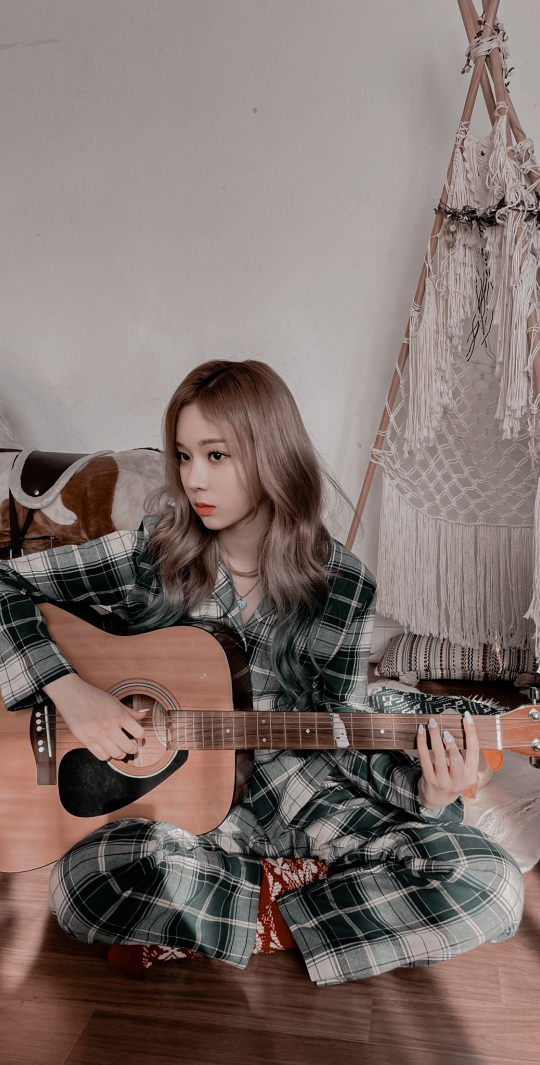
#> input picture activity#2/Image2.jpg, 1080 x 2130 px (shown at 1/2 size)
$ jupyter execute Activity2.ipynb   (shell and % lines are left out)
#> lines starting #> are read from the running program, lines starting #| are printed output that depends on the picture; after the words box and inside, x2 and y2 are one past the last pixel; in counts of white or black regions, pixels touching at a corner belong together
[cell 1]
import cv2
import numpy as np
import math
import matplotlib.image as mpimg

from matplotlib import pyplot as plt

[cell 2]
#Lab 2.1
img = cv2.imread('Image2.jpg')
#> img is the input picture: shape (2130, 1080, 3); mean B, G, R 108.7, 113.2, 127.7
img_rgb = cv2.cvtColor(img,cv2.COLOR_BGR2RGB)
# cv2.imwrite('Image_RGB.jpg', img_rgb)
img_hsv = cv2.cvtColor(img,cv2.COLOR_BGR2HSV)
#> img_hsv: shape (2130, 1080, 3); mean H, S, V 16.9, 55.4, 128.3
# cv2.imwrite('Image_HSV.jpg', img_hsv)
img_hls = cv2.cvtColor(img,cv2.COLOR_BGR2HLS)
#> img_hls: shape (2130, 1080, 3); mean of channels 0, 1, 2 16.9, 118.3, 42.2
# cv2.imwrite('Image_HLS.jpg', img_hls)
img_ycrcb = cv2.cvtColor(img,cv2.COLOR_BGR2YCR_CB)
#> img_ycrcb: shape (2130, 1080, 3); mean of channels 0, 1, 2 117, 135.6, 123.4
# [12 lines of commented-out code are left out]

r = img_rgb[:,:,0]
g = img_rgb[:,:,1]
b = img_rgb[:,:,2]
hsv_h = img_hsv[:,:,0]
hsv_s = img_hsv[:,:,1]
hsv_v = img_hsv[:,:,2]
hls_h = img_hls[:,:,0]
hls_l = img_hls[:,:,1]
hls_s = img_hls[:,:,2]
y = img_ycrcb[:,:,0]
cr = img_ycrcb[:,:,1]
cb = img_ycrcb[:,:,2]
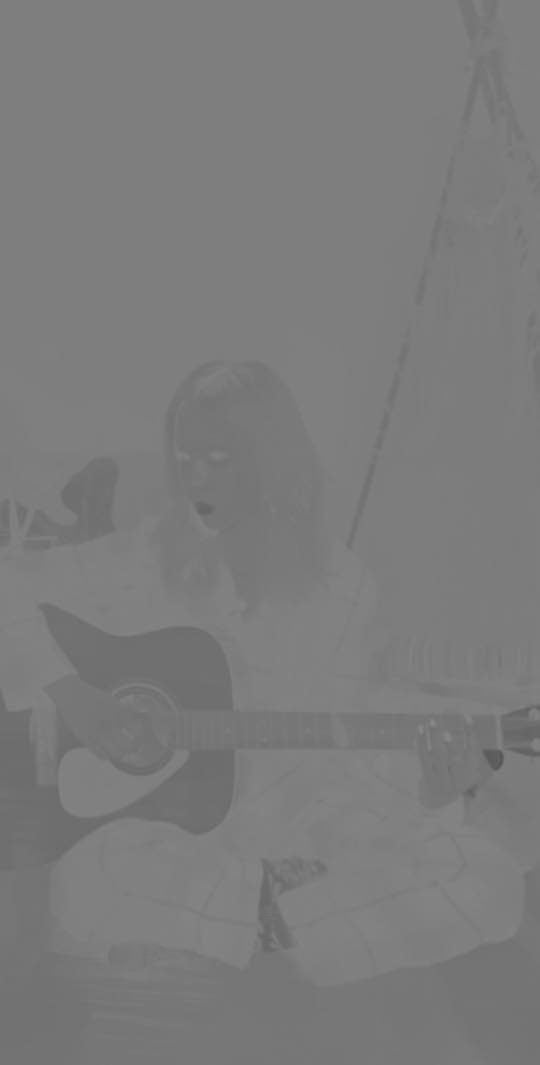
#> cb: shape (2130, 1080) (shown at 1/2 size); min 84, max 138, mean 123.4

show = [ img_rgb, r, g,b,img_hsv,hsv_h,hsv_s,hsv_v,img_hls,hls_h,hls_l,hls_s,img_ycrcb,y,cr,cb]
showtext = ["RGB","R","G","B","HSV","H","S","V","HLS","H","L","S","YCrCb","Y","Cr","Cb"]
# [5 lines of commented-out code are left out]

fig = plt.figure(3)
for i in range(0,4):
  plt.subplot(1,4,i+1)
  plt.title(showtext[i])
  plt.imshow(show[i],cmap = 'gray')
plt.tight_layout()

fig = plt.figure(4)
for i in range(0,4):
  plt.subplot(1,4,i+1)
  plt.title(showtext[i+4])
  plt.imshow(show[i+4],cmap = 'gray')
plt.tight_layout()

fig = plt.figure(5)
for i in range(0,4):
  plt.subplot(1,4,i+1)
  plt.title(showtext[i+8])
  plt.imshow(show[i+8],cmap = 'gray')
plt.tight_layout()

fig = plt.figure(6)
for i in range(0,4):
  plt.subplot(1,4,i+1)
  plt.title(showtext[i+12])
  plt.imshow(show[i+12],cmap = 'gray')
plt.tight_layout()

[cell 3]
#Lab 2.2
src1 = cv2.imread('ImageBlend1.jpg')
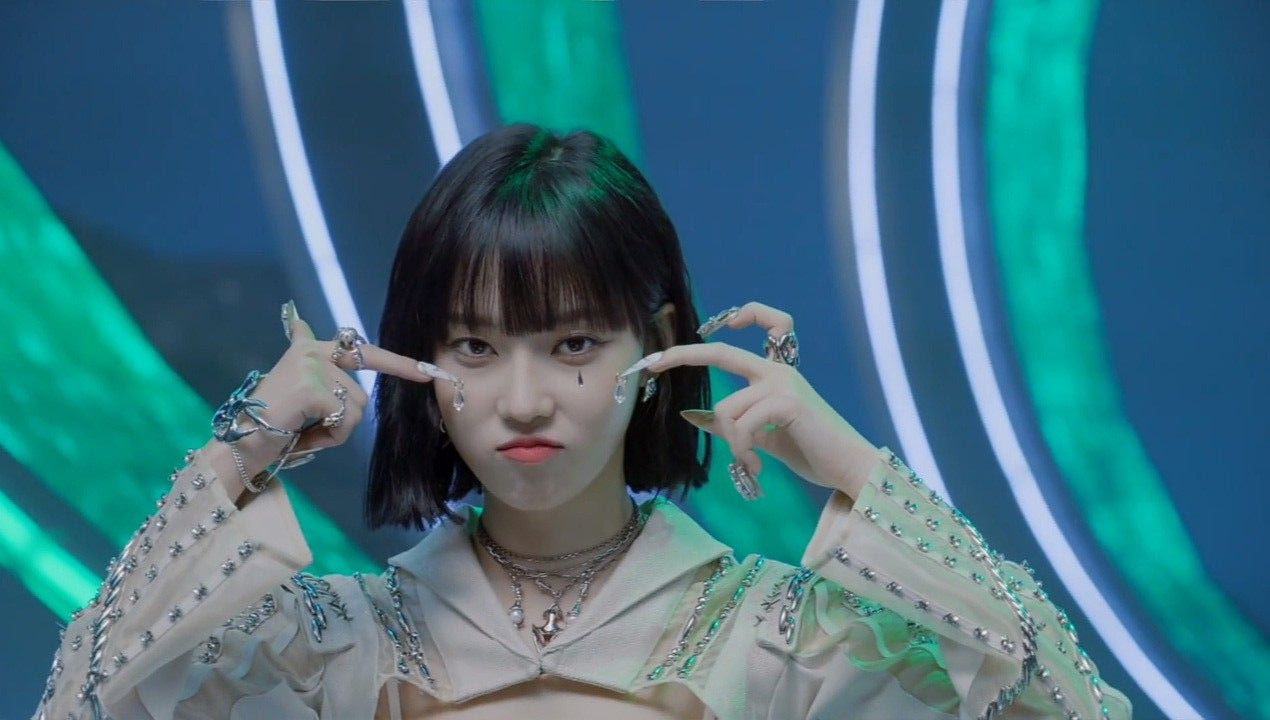
#> input picture activity#2/ImageBlend1.jpg, 1270 x 720 px
#> src1 is the input picture: shape (720, 1270, 3); mean B, G, R 126.8, 111.8, 63.5
src2 = cv2.imread('ImageBlend2.jpg')
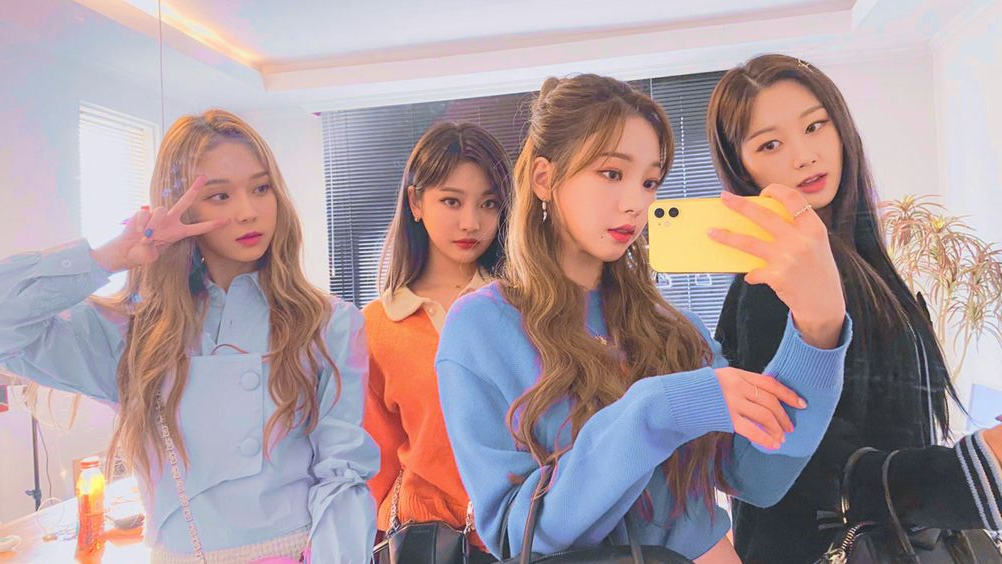
#> input picture activity#2/ImageBlend2.jpg, 1002 x 564 px
#> src2 is the input picture: shape (564, 1002, 3); mean B, G, R 156.6, 152.6, 171

h = src1.shape[0]
#> h = 720
w = src1.shape[1]
#> w = 1270
size = (w,h)
#> size = (1270, 720)
fps = 15

[cell 4]
#resize and crop
#height and width src1 **must** more than src2
src1 = cv2.imread('ImageBlend1.jpg')
src2 = cv2.imread('ImageBlend2.jpg')
scale = (src1.shape[0]/src2.shape[0]*100) # % new scale ImageBlend2
#> scale = 127.7
dsize = (int(src2.shape[1]*scale/100), int(src2.shape[0]*scale/100))
#> dsize = (1279, 720)
img_resize = cv2.resize(src2, dsize, interpolation = cv2.INTER_AREA)
src2 = img_resize[ 0:src1.shape[0], 0:src1.shape[1]]
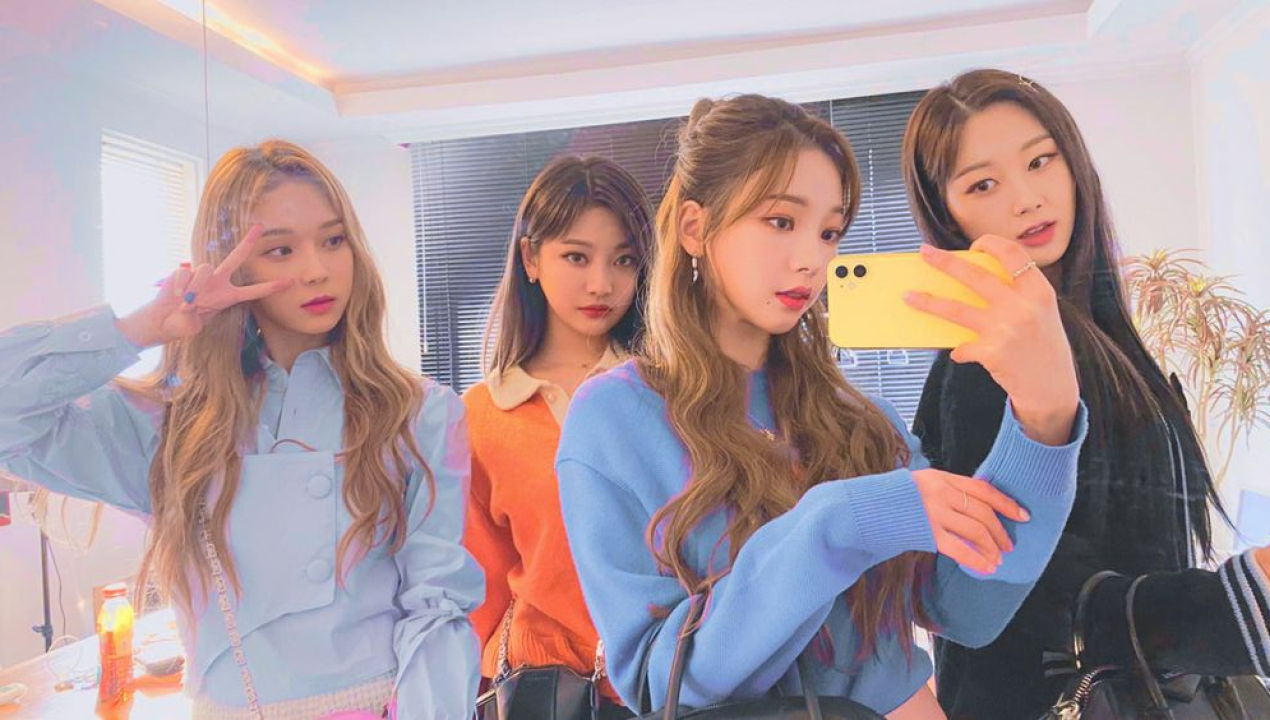
#> src2: shape (720, 1270, 3); mean B, G, R 156.3, 152.2, 170.7
print("ImageBlend1 : ",src1.shape)
#| ImageBlend1 :  (720, 1270, 3)
print("ImageBlend3 : ",src2.shape)
#| ImageBlend3 :  (720, 1270, 3)
cv2.imwrite('ImageBlend3.jpg',src2)
#> Out = True

[cell 5]
img_array = []

for  i in np.arange(0.0, 1.0, 0.01):
   W1 = i
   W2 = 1.0 - W1
   dst = cv2.addWeighted(src1, W1, src2, W2, 0.0)
   img_array.append(dst)
#> after the loop, img_array = 100 items

for  i in np.arange(1.0, 0.0, -0.01):
   W1 = i
   W2 = 1.0 - W1
   dst = cv2.addWeighted(src1, W1, src2, W2, 0.0)
   img_array.append(dst)
#> after the loop, img_array = 200 items

[cell 6]
out = cv2.VideoWriter('activity2.mp4',cv2.VideoWriter_fourcc(*'mp4v'), fps, size)

for i in range(len(img_array)):
     out.write(img_array[i])
out.release()

[cell 7]
# cap = cv2.VideoCapture('activity2.mp4')
# # Read until video is completed
# while (cap.isOpened()):
#     # Capture frame-by-frame
#     ret, frame = cap.read()
#     if ret == True:
#       #GRAY MODE
#         # gray = cv2.cvtColor(frame,cv2.COLOR_BGR2GRAY)
#         # Display the resulting frame
#         # cv2.imshow('Frame', gray)
#       #NORMAL MODE
#         # Display the resulting frame
#         cv2.imshow('Frame', frame)
#         if cv2.waitKey(25) & 0xFF == ord('q'):
#             break
#     else:
#         break
# # release video capture
# cap.release()

[cell 8]
#Lab 2.3

x = np.zeros(img.shape[:2], dtype="uint8")
#image, start_point, end_point, color, thickness
cv2.rectangle(x, (250, 600), (800, 1300), 255, -1)
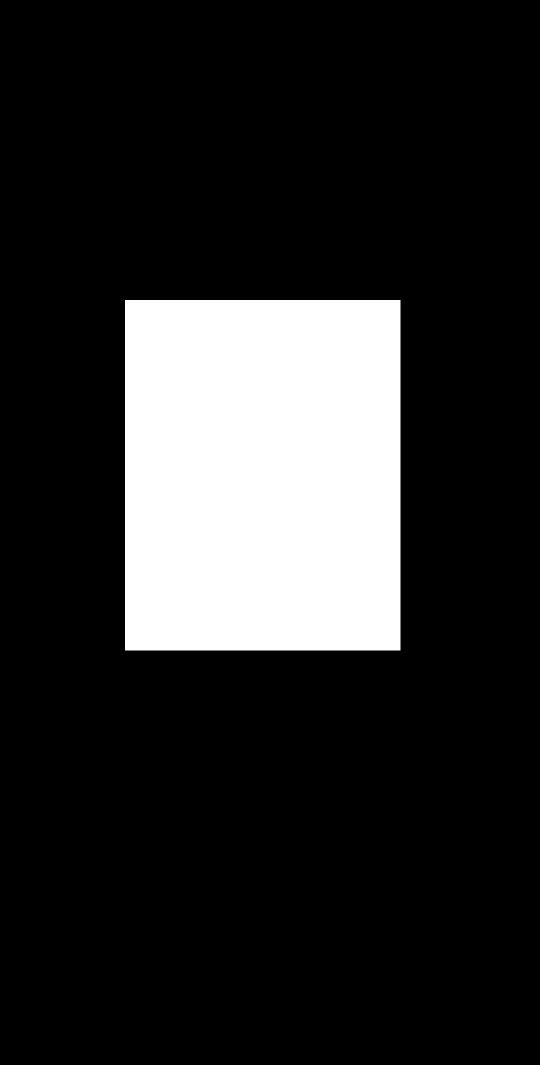
#> x: shape (2130, 1080) (shown at 1/2 size); 16.8% white; 1 white region, box (x1, y1, x2, y2) and area: (250, 600, 801, 1301) 386251
masked = cv2.bitwise_and(img, img, mask=x)
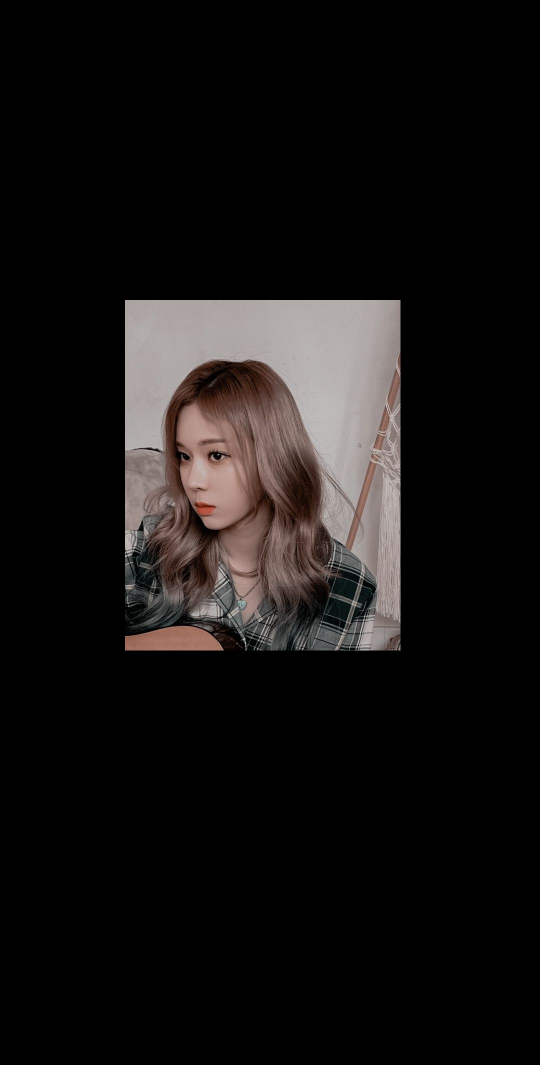
#> masked: shape (2130, 1080, 3) (shown at 1/2 size); mean B, G, R 18.3, 19.1, 21.4

#Change to RGB for show
x = cv2.cvtColor(x,cv2.COLOR_BAYER_BG2RGB)
#> x: shape (2130, 1080, 3)
masked_rgb = cv2.cvtColor(masked,cv2.COLOR_BGR2RGB)

show2 = [x,img_rgb,masked_rgb]
showtext2 = ["Mask","Image","Masked"]
fig = plt.figure(2)
for i in range(0,3):
  plt.subplot(1,3,i+1)
  plt.title(showtext2[i])
  plt.imshow(show2[i],cmap = 'gray')
plt.tight_layout()
plt.show()
